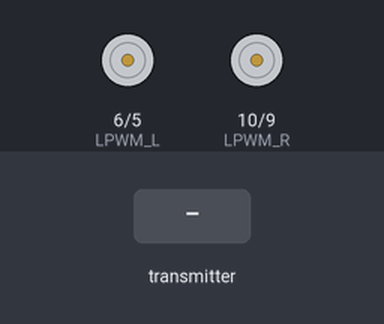
A sketch run on a simulated Arduino Uno, built with avr-gcc and run on an emulated ATmega328P. On the bench: motor-driver pin pairs drawn as motors (green arrow = first pin HIGH = forward, orange = second pin HIGH = backward, longer = more drive). The test bench sets the inputs (shaded band).

Above: at 1.2 s.
1.3 s: the transmitter starts sending readChannel.0 = 1000
At 2.3 s:
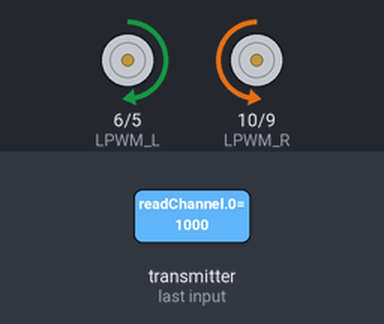
2.8 s: the transmitter starts sending readChannel.1 = 1000
At 3.4 s:
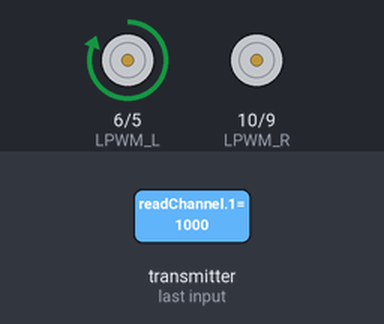
4.3 s: the transmitter starts sending readChannel.2 = 1250
At 4.6 s:
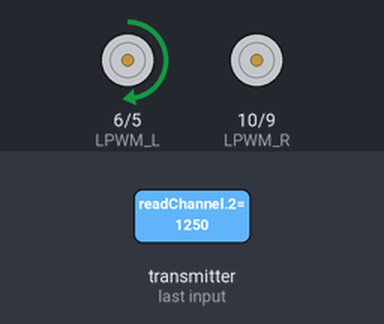
5.8 s: the transmitter starts sending readChannel.0 = 1250
At 6.9 s:
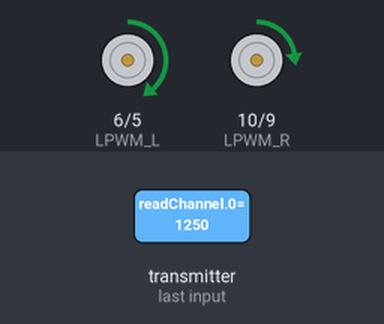
7.3 s: the transmitter starts sending readChannel.1 = 1250
At 8.0 s:
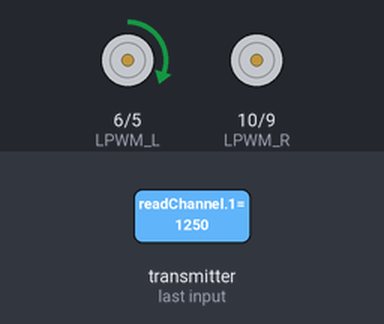
8.8 s: the transmitter starts sending readChannel.0 = 1500
At 9.2 s:
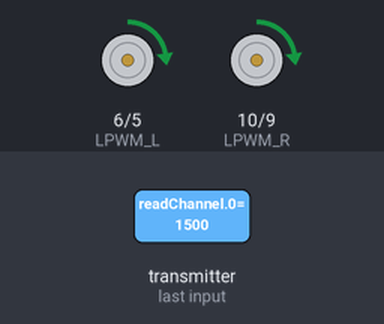
Timing chart, 0 to 11.3 s (numbered marks = the images above; inputs shaded):
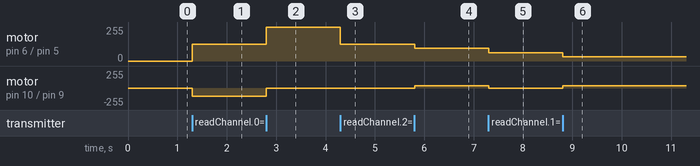

Measured:
- after the input at 1.3 s, motor on pin 6 (LPWM_L) / pin 5 (RPWM_L): stopped → forward 127/255 at once; motor on pin 10 (LPWM_R) / pin 9 (RPWM_R): stopped → backward 127/255 at once
- after the input at 2.8 s, motor on pin 6 (LPWM_L) / pin 5 (RPWM_L): forward 127/255 → forward 255/255 at once; motor on pin 10 (LPWM_R) / pin 9 (RPWM_R): backward 127/255 → stopped at once
- after the input at 4.3 s, motor on pin 6 (LPWM_L) / pin 5 (RPWM_L): forward 255/255 → forward 127/255 at once
- after the input at 5.8 s, motor on pin 6 (LPWM_L) / pin 5 (RPWM_L): forward 127/255 → forward 95/255 at once; motor on pin 10 (LPWM_R) / pin 9 (RPWM_R): stopped → forward 32/255 at once
- after the input at 7.3 s, motor on pin 6 (LPWM_L) / pin 5 (RPWM_L): forward 95/255 → forward 63/255 at once; motor on pin 10 (LPWM_R) / pin 9 (RPWM_R): forward 32/255 → stopped at once
- after the input at 8.8 s, motor on pin 6 (LPWM_L) / pin 5 (RPWM_L): forward 63/255 → forward 32/255 at once; motor on pin 10 (LPWM_R) / pin 9 (RPWM_R): stopped → forward 32/255 at once

The sketch:

Soccer_bot_Remote_HC-05_Arduino_Code.ino
```cpp
/*
"Hello everyone!
PROJECT TITLE: Hybrid Remote & Bluetooth Soccer Bot
 CONTROLLERS : FlySky i6X (i-BUS) & HC-05 Bluetooth
 FEATURES    : Auto-Switching, Zero-Lag, Sharp Diagonal Turns (0.1 Multiplier)
This code is specifically made for the FlySky i6X remote
 and a Bluetooth app to drive a dual-control soccer bot."
"It lets you drive smoothly with both a remote and Bluetooth,
automatically switching between them without any lag."
"Warning: Always unplug the RX pin from the Arduino before uploading the code
 or it will fail!"
 Bluetooth configuration D3 = RX, D2 = TX
 */
#include <IBusBM.h>
#include <SoftwareSerial.h>

IBusBM IBus;

// Bluetooth configuration (D2 = RX, D3 = TX)
SoftwareSerial Bluetooth(3, 2);

// Left motor pins
const int LPWM_L = 6;
const int RPWM_L = 5;
// Right motor pins
const int LPWM_R = 10;
const int RPWM_R = 9;

const int DEADZONE = 40;
char btCommand;
int btSpeed = 190;

void setup() {
  IBus.begin(Serial);
  Bluetooth.begin(9600);

  pinMode(LPWM_L, OUTPUT);
  pinMode(RPWM_L, OUTPUT);
  pinMode(LPWM_R, OUTPUT);
  pinMode(RPWM_R, OUTPUT);

  stopMotors();
}

void loop() {
  int xVal = IBus.readChannel(0);
  int yVal = IBus.readChannel(1);
  int throttleVal = IBus.readChannel(2);


  if (xVal >= 1000 && yVal >= 1000 && throttleVal >= 1000) {
    float maxSpeedFactor = map(throttleVal, 1000, 2000, 0, 100) / 100.0;

    int moveX = xVal - 1500;
    int moveY = yVal - 1500;

    if (abs(moveX) < DEADZONE) moveX = 0;
    if (abs(moveY) < DEADZONE) moveY = 0;

    int leftSpeed = moveY + moveX;
    int rightSpeed = moveY - moveX;

    leftSpeed = map(leftSpeed, -500, 500, -255, 255) * maxSpeedFactor;
    rightSpeed = map(rightSpeed, -500, 500, -255, 255) * maxSpeedFactor;

    controlLeftMotor(constrain(leftSpeed, -255, 255));
    controlRightMotor(constrain(rightSpeed, -255, 255));
  }
  //
  else {
    if (Bluetooth.available() > 0) {
      btCommand = Bluetooth.read();

     // Speed Control Logic via App Slider
      if (btCommand == '0') btSpeed = 0;
      else if (btCommand == '1') btSpeed = 25;
      else if (btCommand == '2') btSpeed = 51;
      else if (btCommand == '3') btSpeed = 76;
      else if (btCommand == '4') btSpeed = 102;
      else if (btCommand == '5') btSpeed = 127;
      else if (btCommand == '6') btSpeed = 153;
      else if (btCommand == '7') btSpeed = 178;
      else if (btCommand == '8') btSpeed = 204;
      else if (btCommand == '9') btSpeed = 230;
      else if (btCommand == 'q') btSpeed = 255;

      // Movement Commands
      if (btCommand == 'F') {
        controlLeftMotor(btSpeed);  controlRightMotor(btSpeed);
      }
      else if (btCommand == 'B') {
        controlLeftMotor(-btSpeed); controlRightMotor(-btSpeed);
      }
      else if (btCommand == 'L') {
        controlLeftMotor(-btSpeed); controlRightMotor(btSpeed);
      }
      else if (btCommand == 'R') {
        controlLeftMotor(btSpeed);  controlRightMotor(-btSpeed);
      }

      else if (btCommand == 'G') {
        controlLeftMotor(btSpeed * 0.1);  controlRightMotor(btSpeed);
      }
      else if (btCommand == 'I') {
        controlLeftMotor(btSpeed);        controlRightMotor(btSpeed * 0.1);
      }
      else if (btCommand == 'H') {
        controlLeftMotor(-btSpeed * 0.1); controlRightMotor(-btSpeed);
      }
      else if (btCommand == 'J') {
        controlLeftMotor(-btSpeed);       controlRightMotor(-btSpeed * 0.1);
      }
      else if (btCommand == 'S' || btCommand == 'D') {
        stopMotors();
      }
    }
  }
}

// Left Motor Control Function
void controlLeftMotor(int speed) {
  if (speed > 0) {
    analogWrite(RPWM_L, speed);
    analogWrite(LPWM_L, 0);
  } else if (speed < 0) {
    analogWrite(RPWM_L, 0);
    analogWrite(LPWM_L, abs(speed));
  } else {
    analogWrite(RPWM_L, 0);
    analogWrite(LPWM_L, 0);
  }
}

// Right Motor Control Function
void controlRightMotor(int speed) {
  if (speed > 0) {
    analogWrite(RPWM_R, speed);
    analogWrite(LPWM_R, 0);
  } else if (speed < 0) {
    analogWrite(RPWM_R, 0);
    analogWrite(LPWM_R, abs(speed));
  } else {
    analogWrite(RPWM_R, 0);
    analogWrite(LPWM_R, 0);
  }
}
// Stop All Motors
void stopMotors() {
  analogWrite(RPWM_L, 0); analogWrite(LPWM_L, 0);
  analogWrite(RPWM_R, 0); analogWrite(LPWM_R, 0);
}

/*
  HOW TO INSTALL THE LIBRARIES (FOR BEGINNERS):
 *  IBusBM Library (Required for FlySky i6X):
 *  Open Arduino IDE.
 * Click on: Sketch -> Include Library -> Manage Libraries...
 *  In the search bar, type: "IBusBM"
 *  Find the library by "BM" and click "Install".
 *  SoftwareSerial Library (Required for Bluetooth):
 *  No need to install anything!
 *  It is already built-in inside the Arduino software.
 */
```
